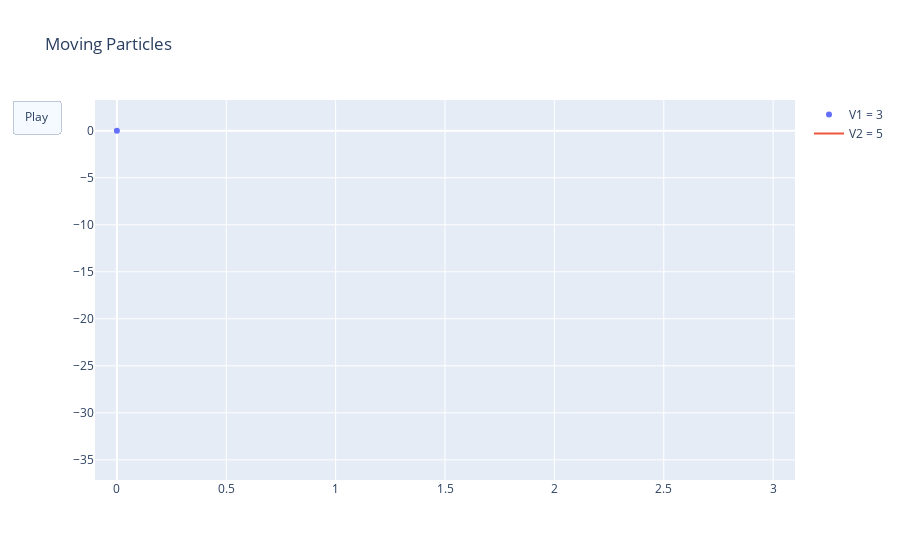

Here is the notebook cell this chart was saved with:
### Code cell
# test example
v1 = 3
v2 = 5
t = 3 
N = 100
two_traces(v1,v2,t,N)

### Figure 1 — Plotly figure (JSON) as saved in the notebook; plotly's stock layout.template omitted (floating-point values rounded to 4 significant figures)
{"data": [{"mode": "markers", "name": "V1 = 3", "type": "scatter", "x": [0], "y": [0]}, {"mode": "lines", "name": "V2 = 5", "type": "scatter", "x": [0], "y": [0]}], "layout": {"hovermode": "closest", "title": {"text": "Moving Particles"}, "updatemenus": [{"buttons": [{"args": [null, {"frame": {"duration": 50}}], "label": "Play", "method": "animate"}], "type": "buttons"}], "xaxis": {"range": [-0.1, 3.1]}, "yaxis": {"range": [-37.15, 3.274]}}}
